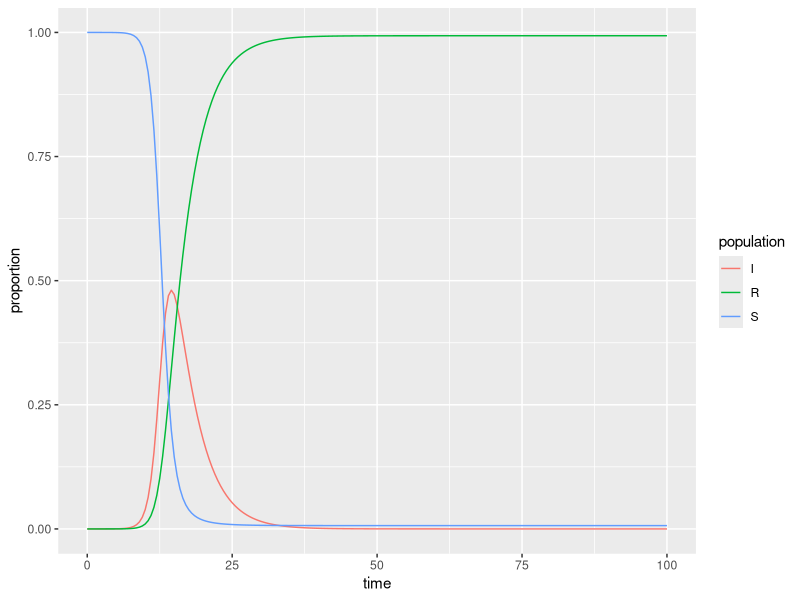

Write the R code that produced this figure.
## ---- chunk 1
#| message: false
#| warning: false
library(tidyverse)
library(deSolve)
## ---- chunk 2
# Proportion in each compartment: Susceptible 0.999999, Infected 0.000001, Recovered 0 (these are directly from the example linked above) ----
init <- c(S = 1-1e-6, I = 1e-6, R = 0.0)

# beta: infection parameter; gamma: recovery parameter ----
parameters <- c(beta = 1.316, gamma = 0.261)

# time frame ----
times <- seq(0, 100, by = 0.5)
## ---- chunk 3
# Build the function with all ----
sir <- function(time, init, parameters) {

  with(as.list(c(init, parameters)), {
    dS <- -beta * S * I
    dI <-  beta * S * I - gamma * I
    dR <-  gamma * I
    
    return(list(c(dS, dI, dR)))
    
  })
  
}
## ---- chunk 4
# Solve using `deSolve::ode()` ----
approximation <- ode(y = init, times = times, func = sir, parms = parameters)
## ---- chunk 5
# Get output into a data frame ----
approx_df <- as.data.frame(approximation)

# Pivot longer so R will do the work for us ----
approx_long <- approx_df %>% 
  pivot_longer(cols = S:R, names_to = "population", values_to = "proportion")
## ---- chunk 6
ggplot(data = approx_long, aes(x = time, y = proportion)) +
  geom_line(aes(color = population))
